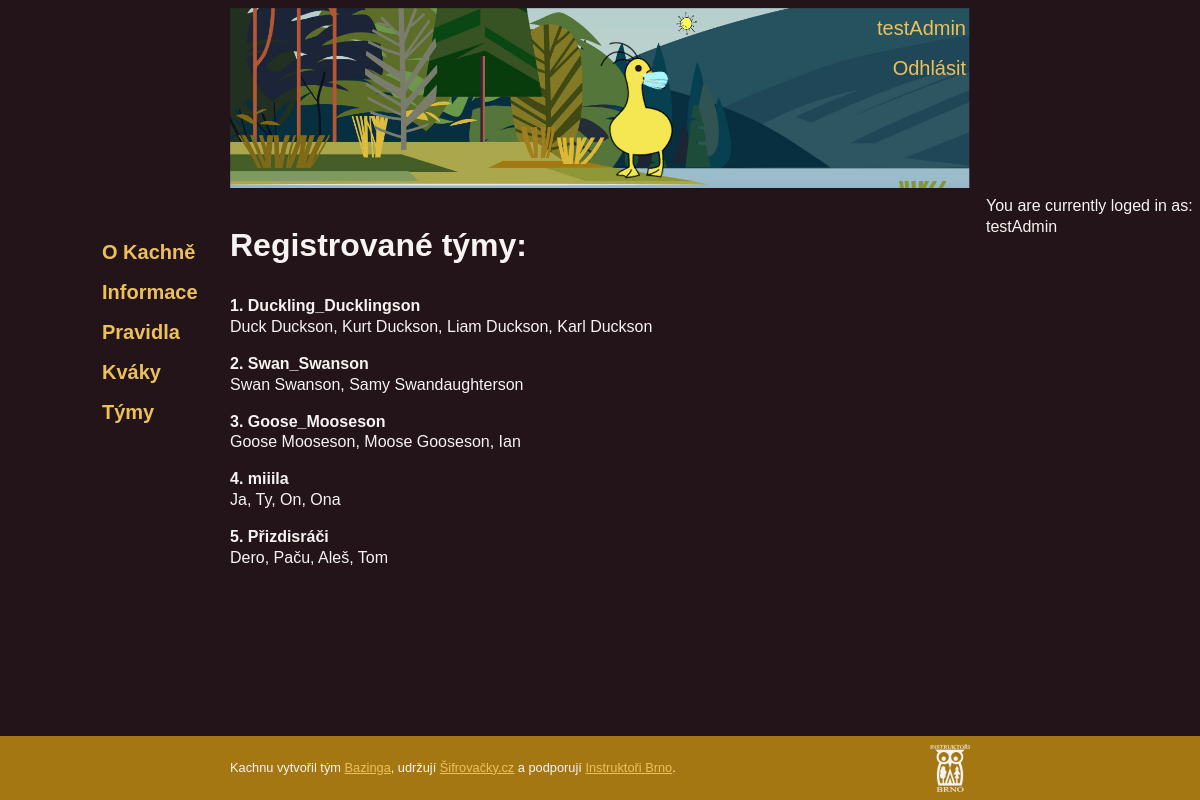
/user/teams/ (signed in), run on the app's committed database.
### user/models.py (models this page shows, shortened)
class UserProfile (models.Model):
    user = models.OneToOneField(User, on_delete = models.CASCADE)
    participant_one = models.CharField(max_length=100)
    participant_two = models.CharField(max_length=100,blank=True)
    participant_three = models.CharField(max_length=100,blank=True)
    participant_four = models.CharField(max_length=100,blank=True)

### user/views.py (the view)
# urls.py: path('teams/',views.teams,name = 'teams'),
def teams(request):
    teams = UserProfile.objects.all()
    context_teams = []
    for team in teams:
        if not team.user.is_superuser:
            context_teams.append(team)
    return render(request,'user/teams.html',{'context_teams':context_teams})

### templates/user/teams.html
{% extends "base.html" %}
{% block body_block %}
<div>
    <h1>Registrované týmy:</h1>
    {% if context_teams %}
        {% for team in context_teams %}
    <div class="team">
        <div class="team-name">{{forloop.counter}}. {{team.user.username}}</div>
        <div class="team-members">
            {{team.participant_one}}{% if team.participant_two %}, {{team.participant_two}}{% endif %}{% if team.participant_three %}, {{team.participant_three}}{% endif %}{% if team.participant_four %}, {{team.participant_four}} {% endif %}
        </div>
    </div>
        {% endfor %}
    {% else %}
    <p>Ještě se nikdo neregistroval...</p>
    {% endif %}
</div>
{% endblock %}

### templates/base.html (shortened to what this page needs)
{% load static %}
<!DOCTYPE html>
<html lang="en">
<head>
    <link rel="stylesheet" href="{% static "kachna.css" %}">
</head>
<body>
<div class="grid-container">
    <header>
        <div class="header-content">
        <div class="login-box">
            <ul>
            {% if user.is_authenticated %}
                <li><a href="#">{{user.username}}</a></li>
            <li><a href="{%url 'user:user_logout'%}">Odhlásit</a></li>
            {% else %}
            <li><a href="{%url 'user:registration'%}">Registrovat</a></li>
            <li><a href="{%url 'user:user_login'%}">Přihlásit</a></li>
            {% endif %}
            </ul>
        </div>
        </div>
    </header>
    <nav>
        <ul>
            <li><a href="{%url 'index_app:index'%}">O Kachně</a></li>
            <li><a href="{%url 'index_app:info'%}">Informace</a></li>
            <li><a href="{%url 'index_app:rules'%}">Pravidla</a></li>
            <li><a href="{%url 'quack_forum:forum'%}">Kváky</a></li>
            <li><a href="{%url 'user:teams'%}">Týmy</a></li>
        </ul>
    </nav>
    {% if user.is_authenticated %}
    <div>
        <p>You are currently loged in as: {{user.username}}</p>
    </div>
    {% endif %}
    <main>
        <div>
            {% block body_block %}
            {% endblock %}
        </div>
    </main>
    <footer>
        <div class="footer-content">
        <div class="footer-credits">Kachnu vytvořil tým <a href="http://bazinga.sifruje.cz/">Bazinga</a>, udržují <a href="https://sifrovacky.cz">Šifrovačky.cz</a> a podporují <a href="https://www.instruktori.cz/">Instruktoři Brno</a>.</div>
        </div>
    </footer>
</div>
</body>

### index_app/static/kachna.css (style rules this page uses)
html, body, div, span, applet, object, iframe, p, blockquote, pre, a, abbr, acronym, address, big, cite, code, del, dfn, em, img, ins, kbd, q, s, samp, small, strike, strong, sub, sup, tt, var, b, u, i, center, dl, dt, dd, ol, ul, li, fieldset, form, label, legend, table, caption, tbody, tfoot, thead, tr, th, td, article, aside, canvas, details, embed, figure, figcaption, footer, header, hgroup, menu, nav, output, ruby, section, summary, time, mark, audio, video { margin: 0; padding: 0; border: 0; font-size: 100%; vertical-align: baseline; }
article, aside, details, figcaption, figure, footer, header, hgroup, menu, nav, section { display: block; }
body { line-height: 1.3; }
ol, ul { list-style: none; }
html, body { color: #f7f3f2; background-color: #231419; width: 100%; height: 100%; font-family: sans-serif; }
a { color: #ecc15b; }
.grid-container { display: grid; grid-template-rows: auto auto 1fr auto; grid-template-areas: "header" "nav" "main" "footer"; min-height: 100%; }
header { grid-area: header; padding: 0.5em 1em; background-image: url('./kachna-background.svg'); background-repeat: no-repeat; background-size : 100%; min-height: 90px; background-position: top; }
.header-content { display: flex; justify-content: flex-end; }
.login-box { align-self: center; text-align: right; }
.login-box a { text-decoration: none; }
nav { grid-area: nav; padding: 1em; }
nav ul { display: flex; flex-wrap: wrap; list-style-type: none; justify-content: space-between; }
nav li { justify-self: center; }
nav li a { color: #ecc15b; font-weight: bolder; text-decoration: none; }
main { grid-area: main; padding: 0.5em 1em; text-align: justify; }
footer { grid-area: footer; background-color: #A47712; padding: 0.5em 1em; margin-top: 1em; }
.footer-content { display: flex; justify-content: space-between; align-items: center; }
.sova-logo { stroke: #f7f3f2; fill: #f7f3f2; height: 3em; width: 30%; }
.footer-credits { font-size: 80%; }
.team { padding: 0.5em 0; }
.team-name { font-weight: bolder; }
@media only screen and (min-width: 768px) { main { max-width: 740px; min-width: 740px; margin-left: auto; margin-right: auto; } }
@media only screen and (min-width: 768px) { .header-content { max-width: 740px; min-width: 740px; margin-left: auto; margin-right: auto; } }
@media only screen and (min-width: 768px) { .footer-content { max-width: 740px; min-width: 740px; margin-left: auto; margin-right: auto; } }
@media only screen and (min-width: 1024px) { .grid-container { display: grid; grid-template-rows: auto 1fr auto; grid-template-columns: 1fr 1fr 1fr; grid-template-areas: "header header header" "nav main ." "footer footer footer"; min-height: 100%; } }
@media only screen and (min-width: 1024px) { nav { justify-self: end; max-width: none; } }
@media only screen and (min-width: 1024px) { nav ul { flex-direction: column; font-size: 125%; position: fixed; margin-left: -8vw; margin-top: 1em; line-height: 2; } }
@media only screen and (min-width: 1024px) { nav li a { text-decoration: none; } }
@media only screen and (min-width: 1024px) { header { background: none; } }
@media only screen and (min-width: 1024px) { .header-content { background-image: url('./kachna-background.svg'); background-repeat: no-repeat; background-size: 100%; background-position: top; min-height: 180px; } }
@media only screen and (min-width: 1024px) { .login-box { align-self: flex-start; line-height: 2em; font-size: 125%; padding-right: 0.2em; } }

### data on the page
UserProfile: user.username "Duckling_Ducklingson", participant_one "Duck Duckson", participant_two "Kurt Duckson", participant_three "Liam Duckson", participant_four "Karl Duckson"
UserProfile: user.username "Swan_Swanson", participant_one "Swan Swanson", participant_two "Samy Swandaughterson"
UserProfile: user.username "Goose_Mooseson", participant_one "Goose Mooseson", participant_two "Moose Gooseson", participant_three "Ian"
UserProfile: user.username "miiila", participant_one "Ja", participant_two "Ty", participant_three "On", participant_four "Ona"
UserProfile: user.username "Přizdisráči", participant_one "Dero", participant_two "Paču", participant_three "Aleš", participant_four "Tom"

### other printed values
{{ user.username }} "testAdmin"
